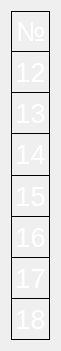
  <widget class="QWidget" name="verticalLayoutWidget_6">
   <property name="geometry">
    <rect>
     <x>790</x>
     <y>180</y>
     <width>61</width>
     <height>351</height>
    </rect>
   </property>
   <layout class="QVBoxLayout" name="vl_6">
    <property name="spacing">
     <number>0</number>
    </property>
    <item>
     <widget class="QLabel" name="num_0_2">
      <property name="font">
       <font>
        <pointsize>20</pointsize>
        <weight>50</weight>
        <bold>false</bold>
       </font>
      </property>
      <property name="styleSheet">
       <string notr="true">color:#ffffff;
border-style: solid; 
border-width: 1px;
border-color: black;</string>
      </property>
      <property name="text">
       <string>№</string>
      </property>
      <property name="alignment">
       <set>Qt::AlignCenter</set>
      </property>
     </widget>
    </item>
    <item>
     <widget class="QLabel" name="num_12">
      <property name="font">
       <font>
        <pointsize>20</pointsize>
        <weight>50</weight>
        <bold>false</bold>
       </font>
      </property>
      <property name="styleSheet">
       <string notr="true">color:#ffffff;
border-style: solid; 
border-color: black;
border-top-width: 0px;
border-right-width: 1px;
border-bottom-width: 1px;
border-left-width: 1px;</string>
      </property>
      <property name="text">
       <string>12</string>
      </property>
      <property name="alignment">
       <set>Qt::AlignCenter</set>
      </property>
     </widget>
    </item>
    <item>
     <widget class="QLabel" name="num_13">
      <property name="font">
       <font>
        <pointsize>20</pointsize>
        <weight>50</weight>
        <bold>false</bold>
       </font>
      </property>
      <property name="styleSheet">
       <string notr="true">color:#ffffff;
border-style: solid; 
border-color: black;
border-top-width: 0px;
border-right-width: 1px;
border-bottom-width: 1px;
border-left-width: 1px;</string>
      </property>
      <property name="text">
       <string>13</string>
      </property>
      <property name="alignment">
       <set>Qt::AlignCenter</set>
      </property>
     </widget>
    </item>
    <item>
     <widget class="QLabel" name="num_14">
      <property name="font">
       <font>
        <pointsize>20</pointsize>
        <weight>50</weight>
        <bold>false</bold>
       </font>
      </property>
      <property name="styleSheet">
       <string notr="true">color:#ffffff;
border-style: solid; 
border-color: black;
border-top-width: 0px;
border-right-width: 1px;
border-bottom-width: 1px;
border-left-width: 1px;</string>
      </property>
      <property name="text">
       <string>14</string>
      </property>
      <property name="alignment">
       <set>Qt::AlignCenter</set>
      </property>
     </widget>
    </item>
    <item>
     <widget class="QLabel" name="num_15">
      <property name="font">
       <font>
        <pointsize>20</pointsize>
        <weight>50</weight>
        <bold>false</bold>
       </font>
      </property>
      <property name="styleSheet">
       <string notr="true">color:#ffffff;
border-style: solid; 
border-color: black;
border-top-width: 0px;
border-right-width: 1px;
border-bottom-width: 1px;
border-left-width: 1px;</string>
      </property>
      <property name="text">
       <string>15</string>
      </property>
      <property name="alignment">
       <set>Qt::AlignCenter</set>
      </property>
     </widget>
    </item>
    <item>
     <widget class="QLabel" name="num_16">
      <property name="font">
       <font>
        <pointsize>20</pointsize>
        <weight>50</weight>
        <bold>false</bold>
       </font>
      </property>
      <property name="styleSheet">
       <string notr="true">color:#ffffff;
border-style: solid; 
border-color: black;
border-top-width: 0px;
border-right-width: 1px;
border-bottom-width: 1px;
border-left-width: 1px;</string>
      </property>
      <property name="text">
       <string>16</string>
      </property>
      <property name="alignment">
       <set>Qt::AlignCenter</set>
      </property>
     </widget>
    </item>
    <item>
     <widget class="QLabel" name="num_17">
      <property name="font">
       <font>
        <pointsize>20</pointsize>
        <weight>50</weight>
        <bold>false</bold>
       </font>
      </property>
      <property name="styleSheet">
       <string notr="true">color:#ffffff;
border-style: solid; 
border-color: black;
border-top-width: 0px;
border-right-width: 1px;
border-bottom-width: 1px;
border-left-width: 1px;</string>
      </property>
      <property name="text">
       <string>17</string>
      </property>
      <property name="alignment">
       <set>Qt::AlignCenter</set>
      </property>
     </widget>
    </item>
    <item>
     <widget class="QLabel" name="num_18">
      <property name="font">
       <font>
        <pointsize>20</pointsize>
        <weight>50</weight>
        <bold>false</bold>
       </font>
      </property>
      <property name="styleSheet">
       <string notr="true">color:#ffffff;
border-style: solid; 
border-color: black;
border-top-width: 0px;
border-right-width: 1px;
border-bottom-width: 1px;
border-left-width: 1px;</string>
      </property>
      <property name="text">
       <string>18</string>
      </property>
      <property name="alignment">
       <set>Qt::AlignCenter</set>
      </property>
     </widget>
    </item>
   </layout>
  </widget>
